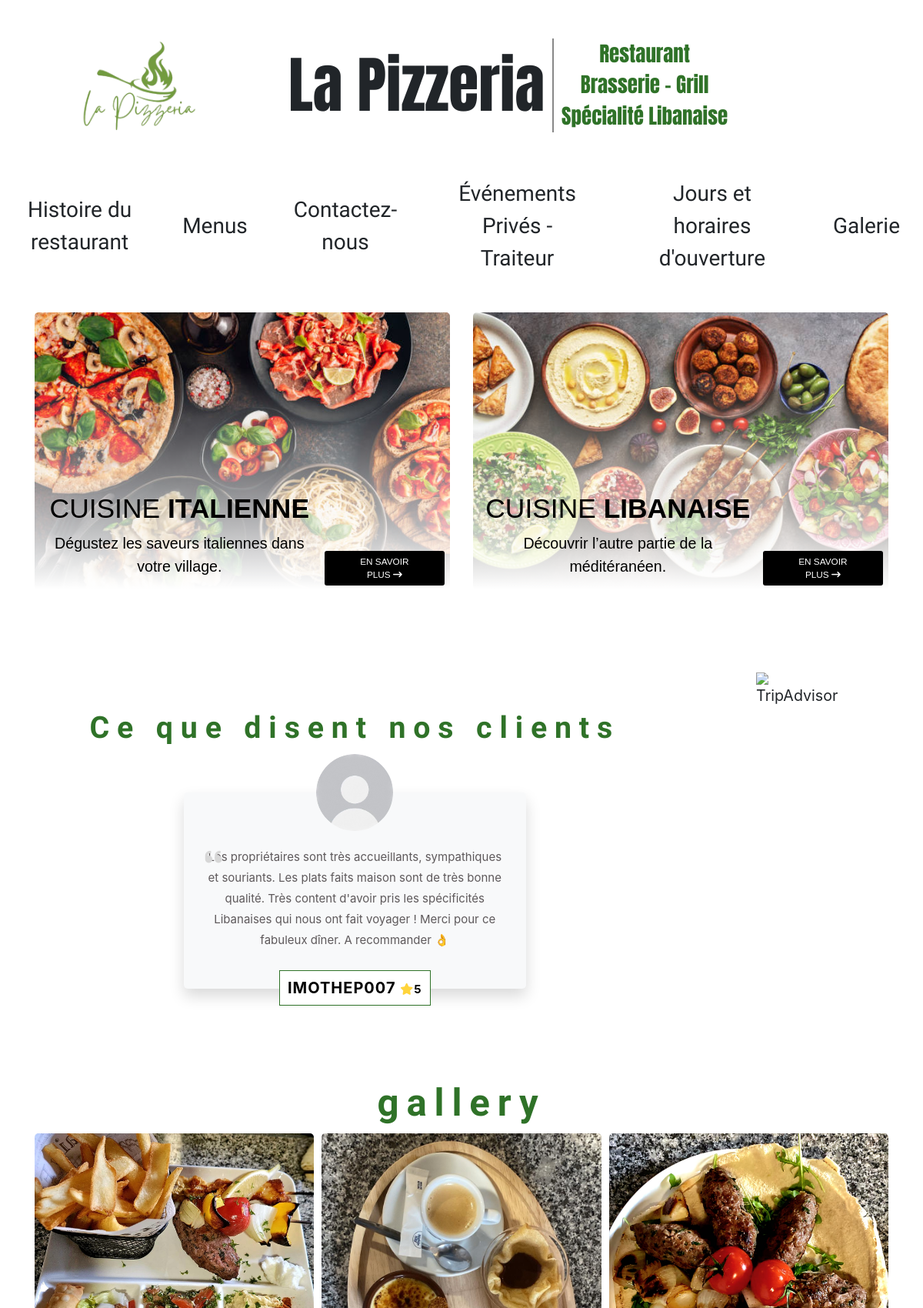
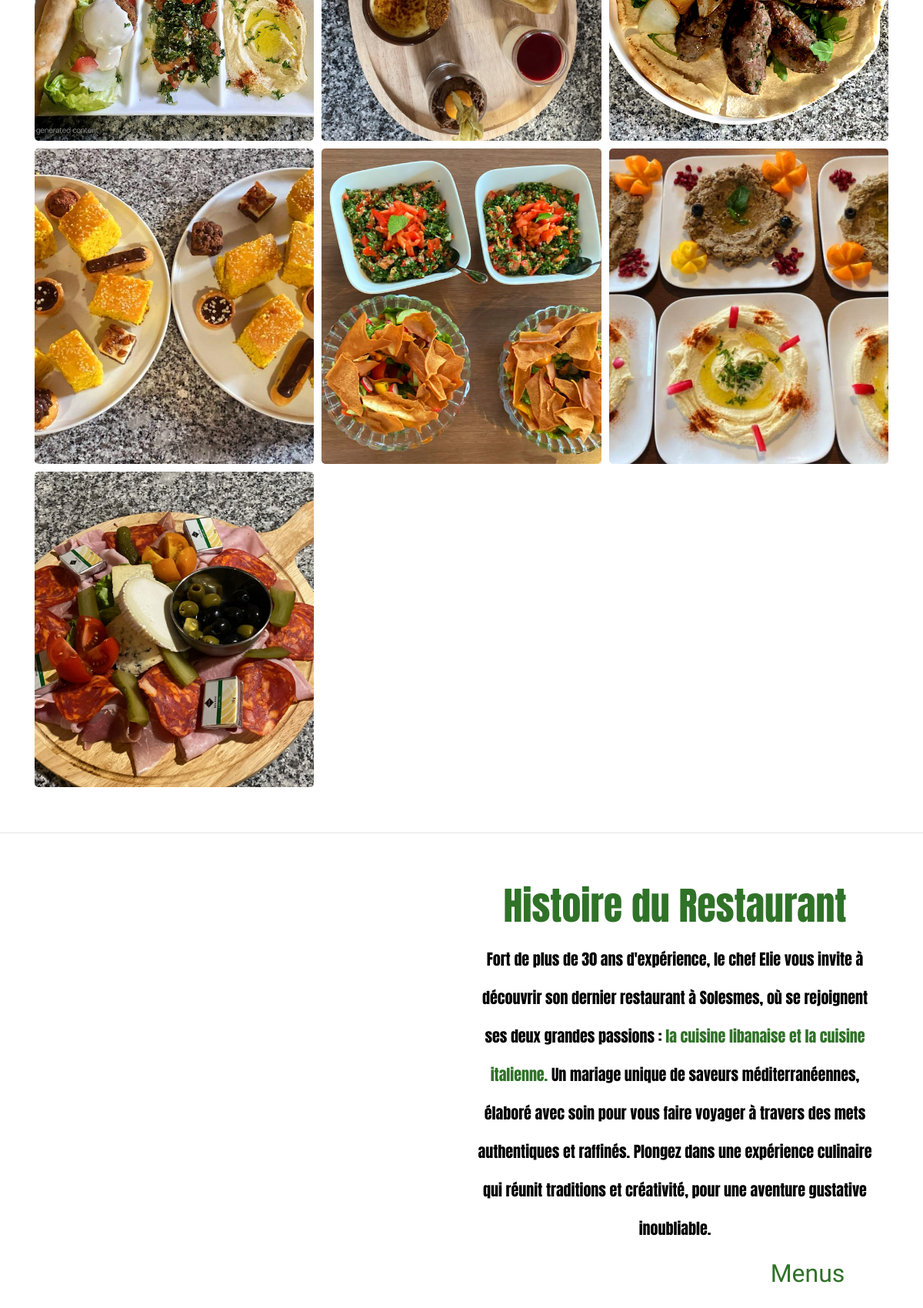
The page / (upper part) on the database its author committed (2 pictures, top to bottom).
### restaurant/models.py (models this page shows, shortened)
class Reviews(models.Model):
    review_owner = models.CharField( max_length=500,  blank=True, null=True)
    content = models.TextField(blank=True,null=True)
    stars = models.IntegerField(default=3)
    Review_person_img =  models.ImageField(upload_to='photos', blank=True, null=True)

class Gallery(models.Model):
    images = models.ImageField(upload_to='photos', null=False, blank=False)
    text = models.CharField(blank=True, null=True, max_length=200)

### restaurant/views.py (the view)
# urls.py: path('',views.main,name='restaurant'),
def main(request):
    gallery = Gallery.objects.all()
    setting = MySetting.objects.last()
    reviews = Reviews.objects.all()
    oppeningDay = OppeningDay.objects.all()
    return render(request,'index.html',{'gallery':gallery,'setting':setting,'reviews':reviews,'openingDay':oppeningDay})

### templates/index.html (shortened to what this page needs)
{% extends "base.html" %}
{% load static %}
{%block css%}
    <link rel="stylesheet" href="{% static 'css/index.css' %}">
{%endblock css%}
{% block mainContent %}
    <div class="container">
        <div class="row mb-5 mt-4">
            <div class="col-lg-6 col-md-12 w-100 my-3 d-flex justify-content-center align-item-center goingup ">
                  <div class="image-container" id="img_cont">
                    <img src="{%static 'images/homeImg1.jpg'%}" class="w-100 h-100" alt=" " style="border-radius:5px"/>
                    <div class="content-overlay">
                    <div class="container-fluid">
                      <h2><span style="font-weight:400;">CUISINE</span>  ITALIENNE </h2>
                      <p>Dégustez les saveurs italiennes dans votre village. </p>
                    </div>
                      <a href="#cuisine_italian" class="button">EN SAVOIR PLUS <i class="fa-solid fa-arrow-right-long" style="color: #ffffff;"></i></a>
                    </div>
                  </div>
            </div>
            <div class="col-lg-6 col-md-12 w-100 my-3 d-flex justify-content-center align-item-center">
              <div class="image-container" id="img_cont2">
                    <img src="{%static 'images/homeImg2.jpg'%}" class="w-100 h-100" alt="lebanon foods" style="border-radius:5px">
                    <div class="content-overlay">
                    <div class="container-fluid">
                      <h2><span style="font-weight:400;">Cuisine</span> Libanaise</h2>
                      <p>Découvrir l’autre partie de la méditéranéen.</p>
                    </div>
                      <a href="#cuisine_libanese" class="button">EN SAVOIR PLUS <i class="fa-solid fa-arrow-right-long" style="color: #ffffff;"></i></a>
                    </div>
                </div>
            </div>
        </div>
    </div>
    <div class="container">
      <div class="row">
    </div>
<div class="container-fluid">
  <div class="row">
    <div class="col-md-9 col-12">
      <div class="container my-5 ">
        <h2 class="nosClient">Ce que disent nos clients</h2>
        <div class="row d-flex justify-content-center align-item-center">
            <div class="col-md-offset-2 col-md-8">
                <div id="testimonial-slider" class="owl-carousel">
                  {% for rev in reviews %}
                    <div class="testimonial shadow bg-light" style="border-radius:5px">
                        <div class="pic">
                            <img src="{% static "images/noProfile.jpg" %}" alt="">
                        </div>
                        <p class="description">
                            {{rev.content}}
                        </p>
                        <h3 class="title">{{rev.review_owner}}
                            <span class="post"> <i class="fa-solid fa-star" style="color: #FFD43B;"></i>{{rev.stars}}</span>
                        </h3>
                    </div>
                {%endfor%}
                </div>
            </div>
            </div>
        </div>
    </div>
    <div class="col-md-3 col-12 d-flex justify-content-center align-item-center">
      <div class="col-12 col-md-6 col-lg-4 my-2 d-flex justify-content-center align-item-center">
        <div id="TA_cdswritereviewlg264" class="TA_cdswritereviewlg d-flex justify-content-center align-item-center"><ul id="Mzougnp" class="TA_links l9UcKha"><li id="0OKiprDJ" class="9TEB8jji66"><a target="_blank" href="https://www.tripadvisor.fr/Restaurant_Review-g672981-d27143834-Reviews-La_Pizzeria-Solesmes_Sarthe_Pays_de_la_Loire.html"><img src="https://static.tacdn.com/img2/brand_refresh/Tripadvisor_lockup_horizontal_secondary_registered.svg" alt="TripAdvisor"/></a></li></ul></div><script async src="https://www.jscache.com/wejs?wtype=cdswritereviewlg&amp;uniq=264&amp;locationId=27143834&amp;lang=fr&amp;lang=fr&amp;display_version=2" data-loadtrk onload="this.loadtrk=true"></script>
      </div>
    </div>
  </div>
</div>
  </div>
    <h1 class="nosClient">gallery</h1>
    <div class="containe_gallr mb-5 container" id="gallery_id">
        {% for gall in gallery %}
        <div class="gallery-container w-3 h-2 goingup" style="border-radius: 5px;">
            <div class="gallery-item" style="border-radius: 5px;">
              <div class="image">
                <img src="{{gall.images.url}}" alt="nature" style="border-radius: 5px;">
              </div>
            </div>
          </div>
        {% endfor %}
    </div>
<hr>
<div class="container my-5 restauran_history w-100 h-100 d-flex justify-content-center align-item-center goingup" >
    <div class="row  w-100 h-100" id="HistoryOfRestaurant">
        <div class="col-12 col-lg-6  w-100 h-100">
        </div>
        <div class="col-12 col-lg-6">
            <h1  class="restaurant-history-text_title d-lg-block d-none text-center " id="aboutUs_id">
                Histoire du Restaurant
            </h1>
            <h1 class="restaurant-history-text mt-2">Fort de plus de 30 ans d'expérience, le chef Elie vous invite à découvrir son dernier restaurant à Solesmes, où se rejoignent ses deux grandes passions :<span style="color: #2F7228; "> la cuisine libanaise et la cuisine italienne.</span> Un mariage unique de saveurs méditerranéennes, élaboré avec soin pour vous faire voyager à travers des mets authentiques et raffinés. Plongez dans une expérience culinaire qui réunit traditions et créativité, pour une aventure gustative inoubliable.</h1>
            <div class=" container checkmenycontainer w-100 d-flex justify-content-end align-item-center">
                <div class="h-100 align-item-center" style="width: 150px;">
                    <p class="m-0 menuArrowText" style="color: #2F7228; font-size: 32px;"><a href="#menu-type" style="text-decoration: none; color: inherit;">Menus</a></p>
                    <br>
                </div>
            </div>
        </div>
        <br>
    </div>
</div>
{% endblock mainContent %}

### project/static/css/base.css (style rules this page uses)
html, body { margin: 0; padding: 0; box-sizing: border-box; scroll-behavior: smooth; }
:root { font-size: calc(16px + (20 - 16) * (100vw - 320px) / (1280 - 320)); }
li { list-style: none; }
a { text-decoration:none; color: inherit; }

### project/static/css/index.css (style rules this page uses)
body { padding: 0; text-align: center; }
.containe_gallr { display: grid; grid-template-columns: repeat(9,1fr); grid-auto-rows: 100px 300px; grid-gap: 10px; grid-auto-flow: dense; }
.gallery-item { width: 100%; height: 100%; position: relative; }
.gallery-item .image { width: 100%; height: 100%; overflow: hidden; }
.gallery-item .image img { width: 100%; height: 100%; object-fit: cover; object-position: 50% 50%; cursor: pointer; transition:.5s ease-in-out; }
.w-3 { grid-column: span 3; }
.h-2 { grid-row: span 2; }
.restaurant-history-text_title { font-size: 63px; line-height: 96.34px; font-weight: 400; font-family: "Anton", sans-serif; color: #2F7228; }
.restaurant-history-text { font-size: 25px; line-height: 54.19px; color: black; font-weight: 400; font-family: "Anton", sans-serif; }
@media (max-width:1200px) { .restaurant-history-text_title { font-size: 50px; line-height: 70px; } }
@media (max-width:1200px) { .restaurant-history-text { font-size: 20px; line-height: 50px; } }
.image-container { position: relative; width: 100%; max-width: 600px; overflow: hidden; font-family: Arial, sans-serif; }
.image-container img { display: block; width: 100%; height: auto; }
.image-container .content-overlay { position: absolute; bottom: 0px; color: #000; z-index: 10; display: flex; justify-content: space-between; align-items: center; }
.image-container .content-overlay h2 { font-size: 1.8rem; font-weight: bold; margin: 0 0 10px; text-transform: uppercase; }
.image-container .content-overlay p { margin: 0 0 15px; max-width: 100%; }
.image-container .content-overlay .button { display: inline-block; padding: 10px 20px; background-color: black; color: white; text-transform: uppercase; text-decoration: none; font-weight: normal; font-size: 0.6rem; border: none; border-radius: 3px; cursor: pointer; transition: background-color 0.3s ease; margin-right: 7px; padding:5px 40px; align-self: end; margin-bottom: 5px; }
.menuArrowText { font-family: "Dancing Script", cursive; }
.testimonial { padding: 70px 30px 50px; margin: 50px 30px 30px; position: relative; }
.testimonial .pic { width: 100px; height: 100px; border-radius: 50%; overflow: hidden; margin: 0 auto; position: absolute; top: -50px; left: 0; right: 0; }
.testimonial .pic img { width: 100%; height: 100%; }
.testimonial .description { font-size: 15px; color: #5e595b; line-height: 27px; text-align: center; margin: 0; position: relative; }
.testimonial .description:before { content: "\f10d"; font-family: "Font Awesome 5 Free"; font-weight: 900; font-size: 25px; color: #d7d7d7; position: absolute; top: 0; left: -2px; }
.testimonial .title { display: inline-table; padding: 10px; margin: 0 auto; background: #fff; border: 1px solid #2F7228; font-size: 20px; font-weight: 700; color: #c7373c; color: black; letter-spacing: 1px; text-transform: uppercase; position: absolute; bottom: -22px; left: 0; right: 0; }
.testimonial .post { font-size: 15px; color: #671a36; color: black; }
.nosClient { color: #2F7228; font-family: "Dancing Script", cursive; font-weight: bold; letter-spacing: 0.5rem; }

### rows shown on the page
Reviews: content "Les propriétaires sont très accueillants, sympathiques et souriants. Les plats faits maison sont de très bonne qualité. Très content d'avoir pris les spécificités Libanaises qui nous ont fait voyager ! Merci pour ce fabuleux dîner. A recommander 👌", review_owner "IMOTHEP007", stars "5"
Gallery: images (picture)
Gallery: images (picture)
Gallery: images (picture)
Gallery: images (picture)
Gallery: images (picture)
Gallery: images (picture)
Gallery: images (picture)
